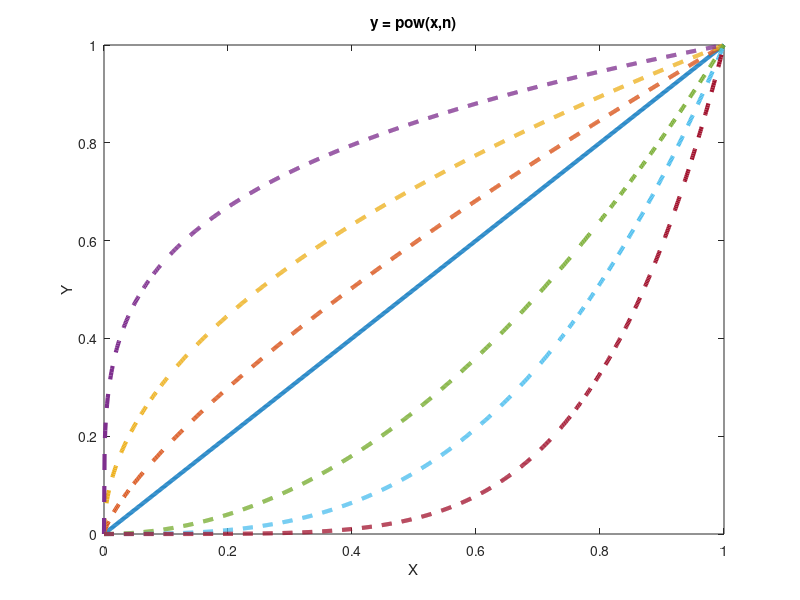

Source code (MATLAB):
x = 0:0.001:1;
y = x;
figure; plot(x,y, 'linewidth', 3)
hold on; plot(x,y.^0.75, '--', 'linewidth', 3)
hold on; plot(x,y.^0.5, '--', 'linewidth', 3)
hold on; plot(x,y.^0.25, '--', 'linewidth', 3)
hold on; plot(x,y.^2, '--', 'linewidth', 3)
hold on; plot(x,y.^3, '--', 'linewidth', 3)
hold on; plot(x,y.^5, '--', 'linewidth', 3)

title('y = pow(x,n)');
xlabel('X');
ylabel('Y');